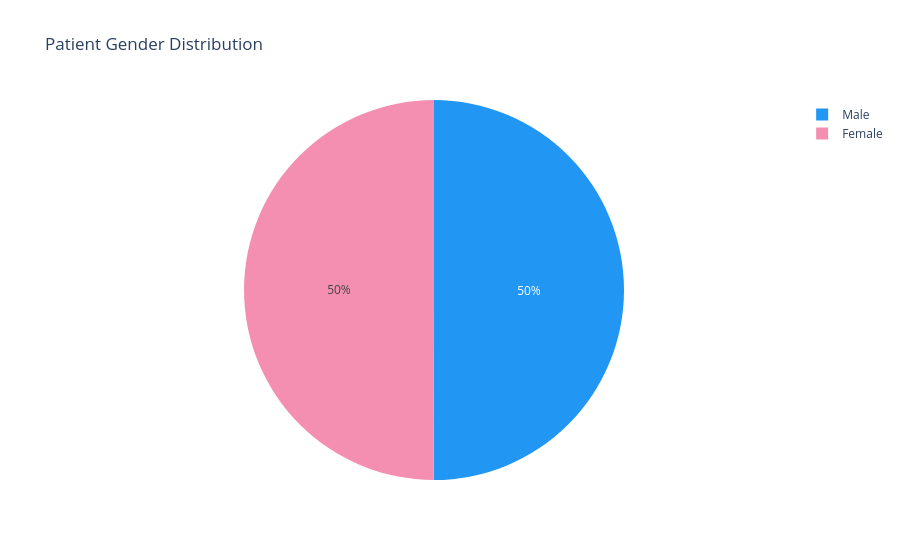

The notebook cell saved with this chart:
### Code cell
# Gender split
gender_counts = df['gender'].value_counts().reset_index()
gender_counts.columns = ['gender', 'count']

fig = px.pie(gender_counts, names='gender', values='count',
             title='Patient Gender Distribution',
             color_discrete_sequence=['#2196F3', '#F48FB1'])
fig.show()

### Figure 1 — Plotly figure (JSON) as saved in the notebook; plotly's stock layout.template omitted (floating-point values rounded to 4 significant figures)
{"data": [{"domain": {"x": [0.0, 1.0], "y": [0.0, 1.0]}, "hovertemplate": "gender=%{label}<br>count=%{value}<extra></extra>", "labels": ["Male", "Female"], "legendgroup": "", "name": "", "showlegend": true, "type": "pie", "values": [27496, 27470]}], "layout": {"legend": {"tracegroupgap": 0}, "piecolorway": ["#2196F3", "#F48FB1"], "title": {"text": "Patient Gender Distribution"}}}
